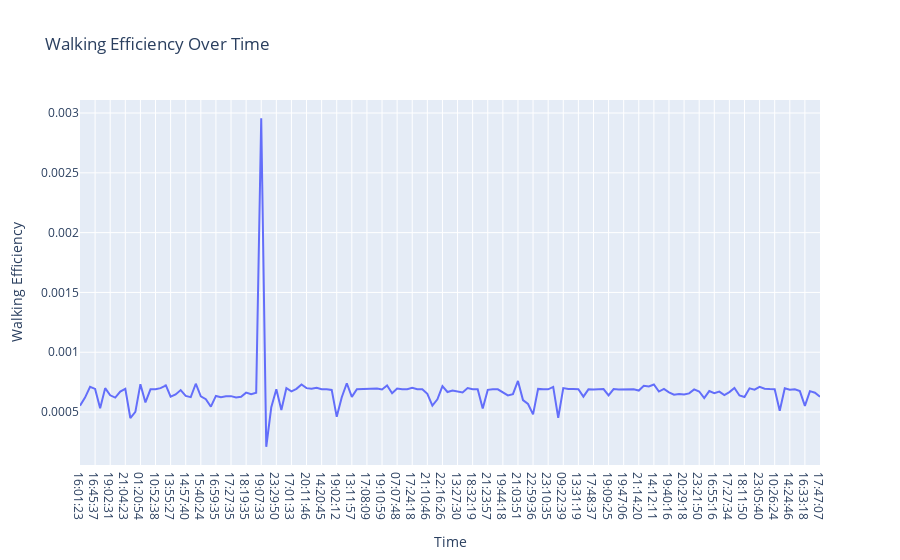

Notebook cell for this chart:
### Markdown cell above
Now let's have a look at walking efficiency over time;
Walking efficiency is calculated by deviding the distance by step count

### Code cell
# Calculate Walking Efficiency
data["Walking Efficiency"] = data["Distance"] / data["Step Count"]

fig = px.line(data, x="Time",
               y="Walking Efficiency",
               title="Walking Efficiency Over Time",
              height=500)
fig.show()

### Figure 1 — Plotly figure (JSON) as saved in the notebook; plotly's stock layout.template omitted (floating-point values rounded to 4 significant figures; data arrays with more than 128 entries replaced by an {"elided": "..."} marker saying what was removed)
{"data": [{"hovertemplate": "Time=%{x}<br>Walking Efficiency=%{y}<extra></extra>", "legendgroup": "", "line": {"color": "#636efa", "dash": "solid"}, "marker": {"symbol": "circle"}, "mode": "lines", "name": "", "orientation": "v", "showlegend": false, "type": "scatter", "x": {"elided": "149 str values"}, "xaxis": "x", "y": {"elided": "149 float values"}, "yaxis": "y"}], "layout": {"autosize": true, "legend": {"tracegroupgap": 0}, "title": {"text": "Walking Efficiency Over Time"}, "xaxis": {"anchor": "y", "autorange": true, "domain": [0, 1], "range": [0, 147], "title": {"text": "Time"}, "type": "category"}, "yaxis": {"anchor": "x", "autorange": true, "domain": [0, 1], "range": [5.718e-05, 0.003109], "title": {"text": "Walking Efficiency"}, "type": "linear"}}}
